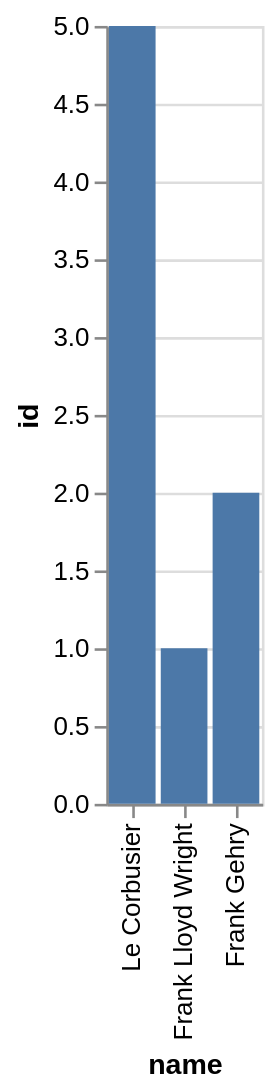

Express this chart as Vega-Lite.
### Vega-Lite specification from a JSON file in a GitHub repository (floating-point values rounded to 4 significant figures)
{"data": {"values": [{"x_data": "Frank Lloyd Wright", "y_data": 1}, {"x_data": "Frank Gehry", "y_data": 2}, {"x_data": "Le Corbusier", "y_data": 5}]}, "mark": "bar", "encoding": {"x": {"field": "x_data", "type": "nominal", "title": "name", "sort": "descending"}, "y": {"field": "y_data", "type": "quantitative", "title": "id"}}}
